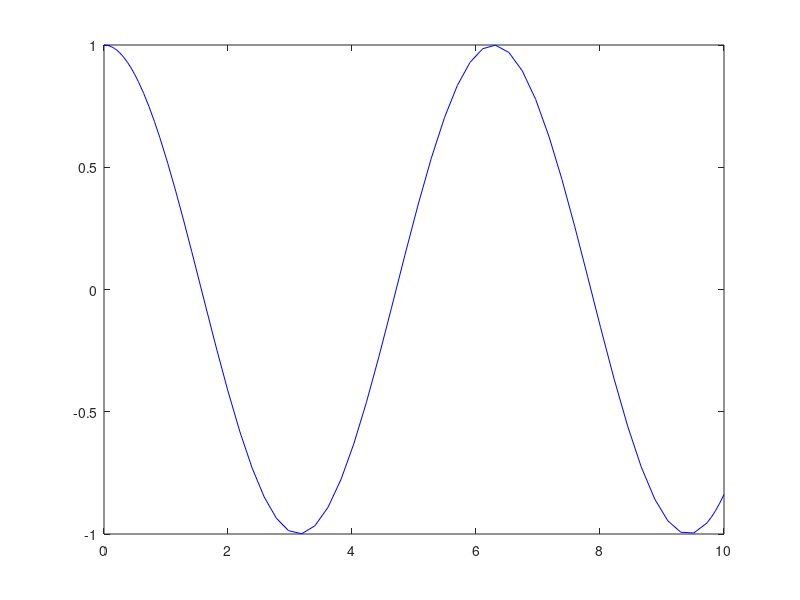

The MATLAB script that drew this image: (Note: this script raises an error after producing the figure.)
%% Exercise 4
% Task 1
clearvars
clc
close all

% b
odefun = @(t,y) [y(2); -y(1)];
tspan = [0 10];
y0 = [1; 0];
[T, Y] = ode45(odefun, tspan, y0);

figure;
plot(T, Y(:,1), 'b-');
hold on;

syms y(t)
Dy = diff(y);
ode = diff(y,t,2) + y == 0;
cond = [y(0)==1, Dy(0)==0];
ySol(t) = dsolve(ode, cond);

ySym = double(ySol(T));
plot(T, ySym, 'ro');

title("1(b) Solution of y'' + y = 0");
xlabel('t');
ylabel('y(t)');
legend('Numerical', 'Symbolic (dsolve)');

disp('Sizes of T and Y:');
disp(['Size of T: ', num2str(size(T))]);
disp(['Size of Y: ', num2str(size(Y))]);


%% c
clearvars
clc
close all

% 1(c)
odefun_c = @(t,y) [y(2); -y(1) - 2*y(2)];
y0_c = [1; 0];
[t_c, y_c] = ode45(odefun_c, [0 10], y0_c);

figure;
plot(t_c, y_c(:,1));
title('1(c) Solution of y"" + 2y'' + y = 0');
xlabel('t');
ylabel('y(t)');

%% Exercise 4
% Task 2
clearvars
clc
close all

% a
syms y(t);
eqn = diff(y,t,2) + y == 0;
V = odeToVectorField(eqn);
odefun_symbolic = matlabFunction(V, 'Vars', {'t','Y'});

disp('Generated function for 2(a):');
disp(odefun_symbolic);

% b

[T_sym, Y_sym] = ode45(odefun_symbolic, [0 10], [1; 0]);

figure;
plot(T_sym, Y_sym(:,1), 'b-');
title('2(b) Solution using Symbolic Conversion');
xlabel('t');
ylabel('y(t)');
legend('Numerical');


%% c
clearvars
clc 
close all

syms y(t);
eqn = diff(y,t,3) + 2*diff(y,t) + y == 0;
V = odeToVectorField(eqn);
odefun_3rd = matlabFunction(V, 'Vars', {'t','Y'});

y0_3rd = [1; 1; 0];
[T_3rd, Y_3rd] = ode45(odefun_3rd, [0 10], y0_3rd);

figure;
plot(T_3rd, Y_3rd(:,1));
title('2(c) Solution of y^{(3)} + 2y'' + y = 0');
xlabel('t');
ylabel('y(t)');


%% d i
clearvars
clc
close all

syms y(t);
eqn_i = t*diff(y,t,2) + t^2*diff(y,t) + y == 0;
try
    V_i = odeToVectorField(eqn_i);
    odefun_i = matlabFunction(V_i, 'Vars', {'t','Y'});
    [T_i, Y_i] = ode45(odefun_i, [1 5], [1; 0]);
    
    figure;
    plot(T_i, Y_i(:,1), 'b-');
    title('2(d)(i) Numerical Solution of t y"" + t^2 y'' + y = 0');
    xlabel('t');
    ylabel('y(t)');
catch
    disp('Symbolic conversion failed for 2(d)(i)');
end

% d ii
syms y(t);
eqn_ii = t^2*diff(y,t,2) + t*diff(y,t) + y == 0;
V_ii = odeToVectorField(eqn_ii);
odefun_ii = matlabFunction(V_ii, 'Vars', {'t','Y'});

% Numerical solution
[T_ii, Y_ii] = ode45(odefun_ii, [1 10], [1; 0]);

% Symbolic solution
dy = diff(y);
cond_ii = [y(1) == 1, dy(1) == 0];
ySol_ii(t) = dsolve(eqn_ii, cond_ii);
ySym_ii = double(ySol_ii(T_ii));

figure;
plot(T_ii, Y_ii(:,1), 'b-');
hold on;
plot(T_ii, ySym_ii, 'ro');
title('2(d)(ii) Solution of t^2 y"" + t y'' + y = 0');
xlabel('t');
ylabel('y(t)');
legend('Numerical', 'Symbolic');

%% Exercise 4
% Task 3
clearvars
clc
close all

% a
m = 1;
k = 0.5;
g = 9.81;

tspan = [0, 10];  

y0 = [100; 0];

% Without air resistance
f_noDrag = @(t,y) [ y(2); -g ];           

% With air resistance
f_withDrag = @(t,y) [ y(2); -g - (k/m)*y(2) ];

[t_noDrag, y_noDrag]     = ode45(f_noDrag,    tspan, y0);
[t_withDrag, y_withDrag] = ode45(f_withDrag,  tspan, y0);

% position vs. time plot
figure('Name','Falling Object - Position vs Time','NumberTitle','off');
hold on; grid on;
plot(t_noDrag,    y_noDrag(:,1),    'b-','LineWidth',2, 'DisplayName','No Drag');
plot(t_withDrag,  y_withDrag(:,1),  'r-','LineWidth',2, 'DisplayName','With Drag');
xlabel('Time (s)');
ylabel('Position s(t) (m)');
title('Falling Object with/without Air Resistance');
legend('Location','Best');
hold off;

%% Animation

figure('Name','Falling Object Animation','NumberTitle','off');
hold on; grid on;
axis([tspan(1), tspan(2), 0, 110]);
xlabel('Time (s)');
ylabel('Height (m)');
title('Animation: Falling Object (Upward = Positive)');

plot(t_noDrag,    y_noDrag(:,1),    'b--','HandleVisibility','off');
plot(t_withDrag,  y_withDrag(:,1),  'r--','HandleVisibility','off');

markerNoDrag   = plot(t_noDrag(1),   y_noDrag(1,1),   'bo','MarkerFaceColor','b','MarkerSize',8,...
                      'DisplayName','No Drag');
markerWithDrag = plot(t_withDrag(1), y_withDrag(1,1), 'ro','MarkerFaceColor','r','MarkerSize',8,...
                      'DisplayName','With Drag');
legend('No Drag','With Drag','Location','Best');

idxNoDrag   = 1;  
idxWithDrag = 1;  

tCurrent = 0;     
tEnd     = max(t_noDrag(end), t_withDrag(end));

tStep = 0.01;  

while tCurrent <= tEnd
    sNoDrag   = interp1(t_noDrag,   y_noDrag(:,1),   tCurrent, 'linear','extrap');
    sWithDrag = interp1(t_withDrag, y_withDrag(:,1), tCurrent, 'linear','extrap');
    
    set(markerNoDrag,   'XData', tCurrent, 'YData', sNoDrag);
    set(markerWithDrag, 'XData', tCurrent, 'YData', sWithDrag);
    
    pause(tStep);
    
    tCurrent = tCurrent + tStep;
end

hold off;

%% b
clearvars
clc
close all

x = linspace(0, 2*pi, 100);
y = sin(x);

figure;
plot(x, y, 'b', 'LineWidth', 2); 
hold on;
grid on;
xlabel('x');
ylabel('f(x) = sin(x)');
title('Animated Point with Upward Vector');
axis([0 2*pi -1.5 1.5]);

point = plot(x(1), y(1), 'ro', 'MarkerSize', 8, 'MarkerFaceColor', 'r');
quiverHandle = quiver(x(1), y(1), 0, 1, 'r', 'LineWidth', 2, 'MaxHeadSize', 0.5);

% Animation loop
for i = 1:length(x)
    set(point, 'XData', x(i), 'YData', y(i));
    
    set(quiverHandle, 'XData', x(i), 'YData', y(i), 'UData', 0, 'VData', 1);
    
    pause(0.05); 
end

hold off;

%% c
clearvars
clc
close all

% If we obtain the normal vector at each point, then we will be able to
% change the vector according to the normal vectors direction.
% Derivative of f(x) give the tangent vector and by rotating it 90 degrees
% counter clockwise, we'll get the normal vector.

x = linspace(0, 2*pi, 100);
y = sin(x);

figure;
plot(x, y, 'b', 'LineWidth', 2); 
hold on;
grid on;
xlabel('x');
ylabel('f(x) = sin(x)');
title('Animated Point with Changing Vector');
axis([0 2*pi -1.5 1.5]);

point = plot(x(1), y(1), 'ro', 'MarkerSize', 8, 'MarkerFaceColor', 'r');
quiverHandle = quiver(x(1), y(1), 0, 1, 'r', 'LineWidth', 2, 'MaxHeadSize', 0.5);

for i = 1:length(x)
    dx = cos(x(i)); 
    normal_x = -dx;
    normal_y = 1;
    
    norm_factor = sqrt(normal_x^2 + normal_y^2);
    normal_x = normal_x / norm_factor;
    normal_y = normal_y / norm_factor;

    set(point, 'XData', x(i), 'YData', y(i));
    
    set(quiverHandle, 'XData', x(i), 'YData', y(i), 'UData', normal_x, 'VData', normal_y);
    
    pause(0.05); 
end

hold off;
